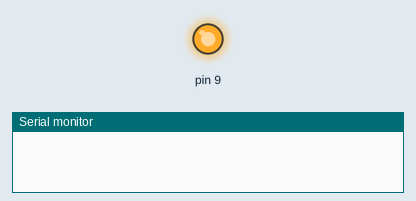
A sketch run on a simulated Arduino Uno, built with avr-gcc and run on an emulated ATmega328P. Parts: output pins drawn as LEDs (lit = HIGH), the last lines printed to the serial monitor. The modem accepts every AT command (registered, SIM ready, sends succeed) and sends nothing else.

Above: at 0.1 s.
At 99.1 s:
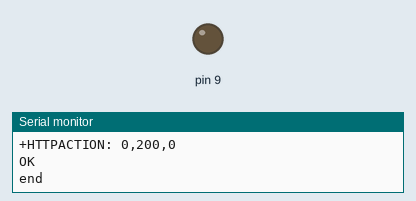
Timing chart, 0 to 100.6 s (numbered marks = the images above):
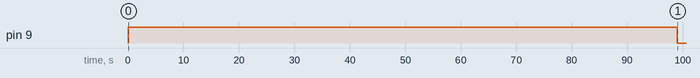

The sketch:

cosin_lib_example.ino
```cpp
/*
Note: this code is a demo for how to use a gprs shield to send data baterry and analog
an http request to a test website (using the Hologram APN).

To communicate with the Arduino via terminal, set
the outgoing baud rate to 19200, and set line endings to
carriage return.

Then, in order to initiate the demo http request, enter
'h' into the terminal at the top of the serial monitor.
*/
#include "LowPower.h"
#include <SoftwareSerial.h>


//in order to recieve data you must choose a pin that supports interupts
#define DATALINE_PIN 2
#define INVERTED 1


SoftwareSerial mySerial(8,7);

//#define mySerial Serial1
int sensorValue = 0;
int leafValue =0;
float leafVol =0.0;
float vol=0;
float batVol=0.0;
String soil_ec;
String soil_moisture;
String soil_temp;


void setup()
{

  pinMode(9,OUTPUT);
  digitalWrite(9,HIGH);
  delay(10000);
  mySerial.begin(9600); // the GPRS baud rate
  delay(100);
  Serial.begin(9600); // the GPRS baud rate
  delay(500);

}

void loop()
{
  // Input 'h' to run the test HTTP program


  Serial.write("submitHttp");
  SubmitHttpRequest();
  Serial.write("end");

  for (int i=0;i<60;i++)
  {
    LowPower.powerDown(SLEEP_8S, ADC_OFF, BOD_OFF);
  }//delay(540000);

  if (mySerial.available())
    Serial.write(mySerial.read());
}

// SubmitHttpRequest()
//
// Note: the time of the delays are very important
void SubmitHttpRequest()
{

   digitalWrite(9,HIGH);
   GetSensorData();
   delay(18000);
   mySerial.println("AT");
   delay(1000);
   ShowSerialData();
  // Query signal strength of device
  mySerial.println("AT+CSQ");
  delay(100);

  ShowSerialData();

  mySerial.println("AT+COPS?");
  delay(1000);

  ShowSerialData();

  // Check the status of Packet service attach. '0' implies device is not attached and '1' implies device is attached.
  mySerial.println("AT+CGATT?");
  delay(5000);

  ShowSerialData();

  // Set the SAPBR, the connection type is using gprs
  mySerial.println("AT+SAPBR=3,1,\"CONTYPE\",\"GPRS\"");
  delay(1000);

  ShowSerialData();

  // Set the APN
  mySerial.println("AT+SAPBR=3,1,\"APN\",\"m-wap\"");
  delay(6000);

  ShowSerialData();

  // Set the SAPBR, for detail you can refer to the AT command manual
  mySerial.println("AT+SAPBR=1,1");
  delay(2000);

  ShowSerialData();

  // Init the HTTP request
  mySerial.println("AT+HTTPINIT");

  delay(2000);
  ShowSerialData();

  // Set HTTP params, the second param is the website to request
  mySerial.println("AT+HTTPPARA=\"URL\",\"cosin.herokuapp.com/chtien18/write/val1=" + String(batVol) + "&val2=" + String(leafVol) + "&val3=" + String(leafVol)+ "&val4=" + String(leafVol)+ "&val5=" + String(leafVol)+"\"");
  delay(1000);

  ShowSerialData();

  //Set the context ID
  mySerial.println("AT+HTTPPARA=\"CID\",1");
  delay(1000);

  ShowSerialData();

  // Submit the request
  mySerial.println("AT+HTTPACTION=0");
  // The delay is very important, the delay time is base on the
  // return time from the website, if the return data is very
  // large, the time required might be longer.
  delay(10000);

  ShowSerialData();

  // Read the data from the accessed website
  mySerial.println("AT+HTTPREAD");
  delay(20000);

  ShowSerialData();

  // Close the HTTP connection and display the data
  mySerial.println("AT+HTTPTERM");
  delay(20000);
   digitalWrite(9,LOW);
}

// ShowSerialData()
// This is to show the data from gprs shield, to help
// see how the gprs shield submits an http request.

void GetSensorData()
  {
  //Get leaf sensor from analog A0 and battery from A1
  sensorValue=analogRead(A1);
  vol=sensorValue * (5.0 / 1023.0);
  batVol=vol + vol/2;
  leafValue=analogRead(A0);
  leafVol=leafValue * (5.0 / 1023.0);

  }
void ShowSerialData()
{
  while(mySerial.available()!=0)
    Serial.write(mySerial.read());
}
```

Measured:
- by itself, pin 9: HIGH → LOW at 99.0 s
